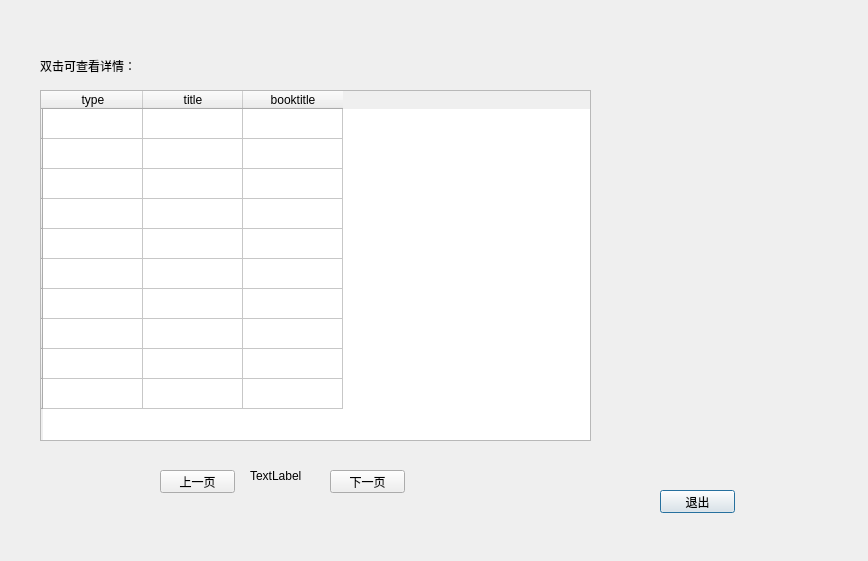
<?xml version="1.0" encoding="UTF-8"?>
<ui version="4.0">
 <class>D_essay_list</class>
 <widget class="QDialog" name="D_essay_list">
  <property name="geometry">
   <rect>
    <x>0</x>
    <y>0</y>
    <width>868</width>
    <height>561</height>
   </rect>
  </property>
  <property name="windowTitle">
   <string>文献查询结果</string>
  </property>
  <widget class="QTableWidget" name="tw1">
   <property name="geometry">
    <rect>
     <x>40</x>
     <y>90</y>
     <width>551</width>
     <height>351</height>
    </rect>
   </property>
   <row>
    <property name="text">
     <string/>
    </property>
   </row>
   <row>
    <property name="text">
     <string/>
    </property>
   </row>
   <row>
    <property name="text">
     <string/>
    </property>
   </row>
   <row>
    <property name="text">
     <string/>
    </property>
   </row>
   <row>
    <property name="text">
     <string/>
    </property>
   </row>
   <row>
    <property name="text">
     <string/>
    </property>
   </row>
   <row>
    <property name="text">
     <string/>
    </property>
   </row>
   <row>
    <property name="text">
     <string/>
    </property>
   </row>
   <row>
    <property name="text">
     <string/>
    </property>
   </row>
   <row>
    <property name="text">
     <string/>
    </property>
   </row>
   <column>
    <property name="text">
     <string>type</string>
    </property>
   </column>
   <column>
    <property name="text">
     <string>title</string>
    </property>
   </column>
   <column>
    <property name="text">
     <string>booktitle</string>
    </property>
   </column>
  </widget>
  <widget class="QPushButton" name="p1">
   <property name="geometry">
    <rect>
     <x>660</x>
     <y>490</y>
     <width>75</width>
     <height>23</height>
    </rect>
   </property>
   <property name="text">
    <string>退出</string>
   </property>
  </widget>
  <widget class="QPushButton" name="p10">
   <property name="geometry">
    <rect>
     <x>160</x>
     <y>470</y>
     <width>75</width>
     <height>23</height>
    </rect>
   </property>
   <property name="text">
    <string>上一页</string>
   </property>
  </widget>
  <widget class="QPushButton" name="p11">
   <property name="geometry">
    <rect>
     <x>330</x>
     <y>470</y>
     <width>75</width>
     <height>23</height>
    </rect>
   </property>
   <property name="text">
    <string>下一页</string>
   </property>
  </widget>
  <widget class="QLabel" name="l1">
   <property name="geometry">
    <rect>
     <x>250</x>
     <y>470</y>
     <width>54</width>
     <height>12</height>
    </rect>
   </property>
   <property name="text">
    <string>TextLabel</string>
   </property>
  </widget>
  <widget class="QLabel" name="label">
   <property name="geometry">
    <rect>
     <x>40</x>
     <y>50</y>
     <width>111</width>
     <height>31</height>
    </rect>
   </property>
   <property name="text">
    <string>双击可查看详情：</string>
   </property>
  </widget>
 </widget>
 <resources/>
 <connections/>
</ui>
